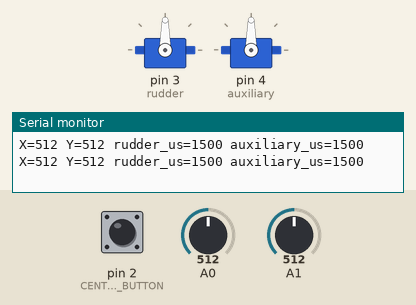
A sketch run on a simulated Arduino Nano, built with avr-gcc and run on an emulated ATmega328P. Shown: 2 × servo, the last lines printed to the serial monitor. The inputs (shaded band) are chosen by the test bench; at power-on: A0 = 512, pin 2 (CENTER_BUTTON) HIGH, A1 = 512.

Above: at 1.2 s.
1.3 s: A0 set to 900
At 2.5 s:
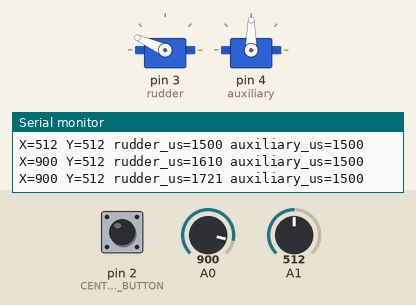
3.2 s: pin 2 (CENTER_BUTTON) pulled LOW for 1 s
6.2 s: A1 set to 716
At 7.6 s:
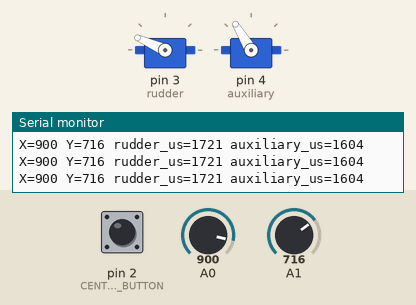
7.9 s: A0 set to 306
At 9.7 s:
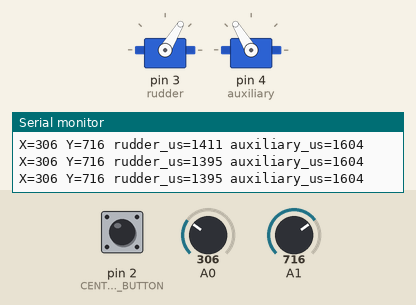
10.0 s: pin 2 (CENTER_BUTTON) pulled LOW for 0.15 s
At 10.16 s:
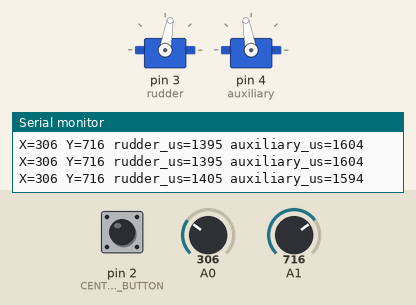
11.8 s: A1 set to 900
At 12.8 s:
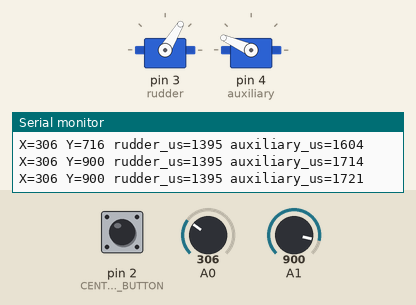
Timing chart, 0 to 14.5 s (numbered marks = the images above; inputs shaded):
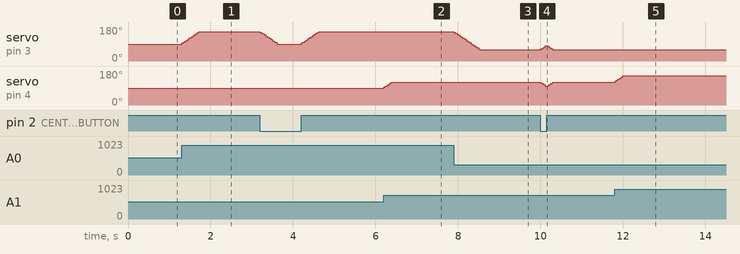

The sketch:

nano_servos.ino
```cpp
// Classic Arduino Nano, ATmega328P, 5 V. Not Nano ESP32 / Nano 33.
#include <Arduino.h>
#include <Servo.h>

const uint8_t CENTER_BUTTON = 2;
const int CENTER_X = 512;
const int CENTER_Y = 512;
const int DEAD_ZONE = 40;
const bool INVERT_X = false;
const bool INVERT_Y = false;
const int MIN_US = 1200;  // Conservative initial range; tune for actual servo/linkage
const int CENTER_US = 1500;
const int MAX_US = 1800;
const int STEP_US = 10;
const uint32_t TICK_MS = 20;
Servo rudder;
Servo auxiliary;
int rudderUs = CENTER_US;
int auxiliaryUs = CENTER_US;
uint32_t lastTick = 0;
uint32_t lastReport = 0;

int axisPulse(int raw, int center, bool invert) {
  long offset = 0;
  if (raw > center + DEAD_ZONE)
    offset = (long)(raw - center - DEAD_ZONE) * 1000 / (1023 - center - DEAD_ZONE);
  else if (raw < center - DEAD_ZONE)
    offset = -(long)(center - DEAD_ZONE - raw) * 1000 / (center - DEAD_ZONE);
  if (invert) offset = -offset;
  return CENTER_US + (offset >= 0 ? offset * (MAX_US - CENTER_US) / 1000
                                : offset * (CENTER_US - MIN_US) / 1000);
}

int approach(int current, int target) {
  if (current < target) return min(current + STEP_US, target);
  return max(current - STEP_US, target);
}

void setup() {
  pinMode(CENTER_BUTTON, INPUT_PULLUP);
  Serial.begin(115200);
  rudder.attach(3, MIN_US, MAX_US);
  auxiliary.attach(4, MIN_US, MAX_US);
  rudder.writeMicroseconds(CENTER_US);
  auxiliary.writeMicroseconds(CENTER_US);
}

void loop() {
  const uint32_t now = millis();
  if (uint32_t(now - lastTick) < TICK_MS) return;
  lastTick = now;
  const int rawX = analogRead(A0);
  const int rawY = analogRead(A1);
  const bool center = digitalRead(CENTER_BUTTON) == LOW;
  rudderUs = approach(rudderUs, center ? CENTER_US : axisPulse(rawX, CENTER_X, INVERT_X));
  auxiliaryUs = approach(auxiliaryUs, center ? CENTER_US : axisPulse(rawY, CENTER_Y, INVERT_Y));
  rudder.writeMicroseconds(rudderUs);
  auxiliary.writeMicroseconds(auxiliaryUs);
  if (uint32_t(now - lastReport) >= 500) {
    lastReport = now;
    Serial.print(F("X=")); Serial.print(rawX);
    Serial.print(F(" Y=")); Serial.print(rawY);
    Serial.print(F(" rudder_us=")); Serial.print(rudderUs);
    Serial.print(F(" auxiliary_us=")); Serial.println(auxiliaryUs);
  }
}
```

Measured:
- after the input at 1.3 s, servo on pin 3 (rudder): moves from 90° to 156° over 0.42 s, starting at once
- after the input at 6.2 s, servo on pin 4 (auxiliary): 90° → 121° at once
- after the input at 7.9 s, servo on pin 3 (rudder): moves from 156° to 59° over 0.64 s, starting at once
- after the input at 10.0 s, servo on pin 3 (rudder): rises from 59° to 80° in 0.12 s, then falls to 59° in 0.18 s
- after the input at 11.8 s, servo on pin 4 (auxiliary): 121° → 156° at once
